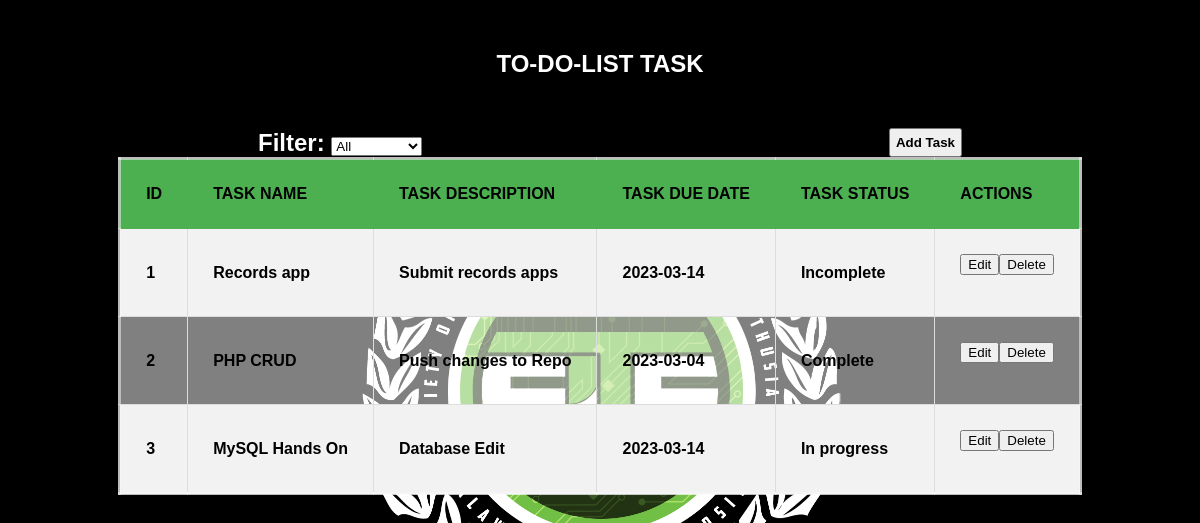
The page / on the database its author committed.
### tables this page shows
CREATE TABLE `tasks` (
  `id` int NOT NULL AUTO_INCREMENT,
  `task_name` varchar(100) NOT NULL,
  `task_description` varchar(100) NOT NULL,
  `task_due_date` date NOT NULL,
  `task_status` enum('Incomplete','In progress','Complete') NOT NULL,
  PRIMARY KEY (`id`)
);

### index.php (the view, shortened to what this page needs)
<body>
<h2>TO-DO-LIST TASK<h2>
</body>
<?php
    require("config/db.php");
    if (!isset($_GET['mode']) || $_GET['mode'] == 'view') {
        $filter_options = array('All', 'Incomplete', 'In Progress', 'Completed');
        $filter_selected = isset($_GET['filter']) ? $_GET['filter'] : 'All';
        if ($filter_selected != 'All') {
            $query = "SELECT * FROM tasks WHERE task_status = '$filter_selected'";
        } else {
            $query = "SELECT * FROM tasks";
        }
        $result = mysqli_query($db, $query);
        if (mysqli_num_rows($result) > 0) {
            echo "<div style='display:flex; align-items: center; justify-content: space-between;'>";
            echo "<div class=filter><strong>Filter:</strong> ";
            echo "<select id='filter' name='filter' onchange='filterTasks()'>";
            foreach ($filter_options as $option) {
                if ($filter_selected == $option) {
                    echo "<option value='$option' selected>$option</option>";
                } else {
                    echo "<option value='$option'>$option</option>";
                }
            }
            echo "</select></div>";
            echo "  <div>
                        <button class=taskadd type='button' onclick=\"location.href='index-add.php'\">Add Task</button>
                    </div>";
            echo "</div>";
            echo "<table>";
            echo "  <tr>
                        <th>ID</th>
                        <th>TASK NAME</th>
                        <th>TASK DESCRIPTION</th>
                        <th>TASK DUE DATE</th>
                        <th>TASK STATUS</th>
                        <th>ACTIONS</th>
                    </tr>";
            while($row = mysqli_fetch_assoc($result)) {
                echo "<tr>";
                    echo "<td>" . $row['id'] . "</td>";
                    echo "<td>" . $row['task_name'] . "</td>";
                    echo "<td>" . $row['task_description'] . "</td>";
                    echo "<td>" . $row['task_due_date'] . "</td>";
                    echo "<td>" . $row['task_status'] . "</td>";
                    echo "<td>";
                        echo "<form style='display:inline-block' action='index-edit.php?id=" . $row['id'] . "' method='post'>";
                            echo "<button type='submit' name='edit'>Edit</button>";
                        echo "</form>";
                        echo "<form style='display:inline-block' action='index-delete.php'
                            method='post' onsubmit='return confirm(\"Are you sure you want to delete this task?\")'>";
                            echo "<button type='submit' name='delete'>Delete</button>";
                        echo "</form>";
                    echo "</td>";
                echo "</tr>";
            }
            echo "</table>";
        } else {
            echo "<script>alert('No task found'); window.location.href='index.php';</script>";
        }
    }
?>

### rows shown on the page
tasks: id "1", task_name "Records app", task_description "Submit records apps", task_due_date "2023-03-14", task_status "Incomplete"
tasks: id "2", task_name "PHP CRUD", task_description "Push changes to Repo", task_due_date "2023-03-04", task_status "Complete"
tasks: id "3", task_name "MySQL Hands On", task_description "Database Edit", task_due_date "2023-03-14", task_status "In progress"

### other values the page prints
form field filter "All"
